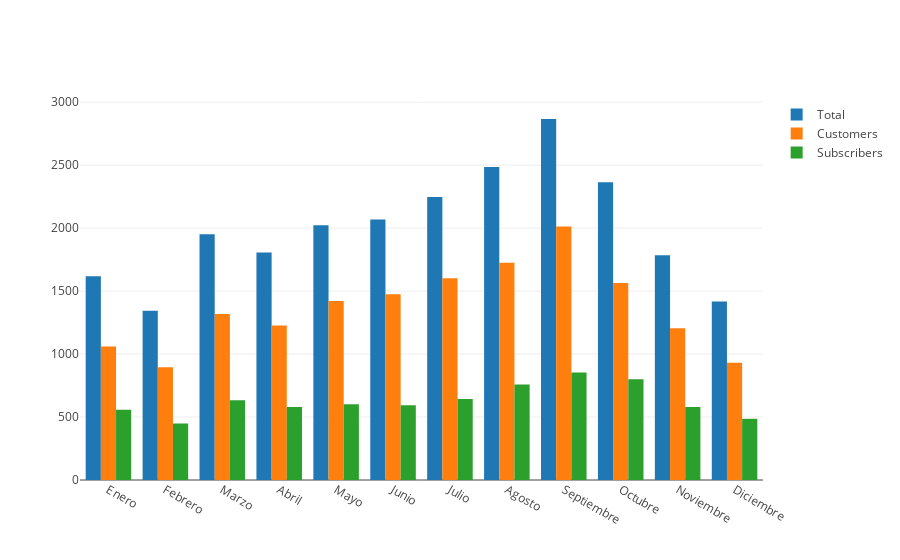

The notebook cell this image was saved under:
### Code cell
meses=['Enero','Febrero','Marzo','Abril','Mayo','Junio','Julio','Agosto','Septiembre','Octubre','Noviembre','Diciembre']
labels=[meses,meses,meses]
values=[trips_by_month,trips_by_month_cust,trips_by_month_subs]
names=['Total','Customers','Subscribers']
plot_bars(labels,values,names)

### Figure 1 — Plotly figure (JSON) as saved in the notebook; plotly's stock layout.template omitted (floating-point values rounded to 4 significant figures)
{"data": [{"name": "Total", "type": "bar", "x": ["Enero", "Febrero", "Marzo", "Abril", "Mayo", "Junio", "Julio", "Agosto", "Septiembre", "Octubre", "Noviembre", "Diciembre"], "y": [1619, 1344, 1952, 1807, 2024, 2068, 2247, 2485, 2867, 2365, 1785, 1418]}, {"name": "Customers", "type": "bar", "x": ["Enero", "Febrero", "Marzo", "Abril", "Mayo", "Junio", "Julio", "Agosto", "Septiembre", "Octubre", "Noviembre", "Diciembre"], "y": [1061, 896, 1318, 1227, 1422, 1475, 1603, 1726, 2013, 1565, 1205, 932]}, {"name": "Subscribers", "type": "bar", "x": ["Enero", "Febrero", "Marzo", "Abril", "Mayo", "Junio", "Julio", "Agosto", "Septiembre", "Octubre", "Noviembre", "Diciembre"], "y": [558, 448, 634, 580, 602, 593, 644, 759, 854, 800, 580, 486]}], "layout": {}}
